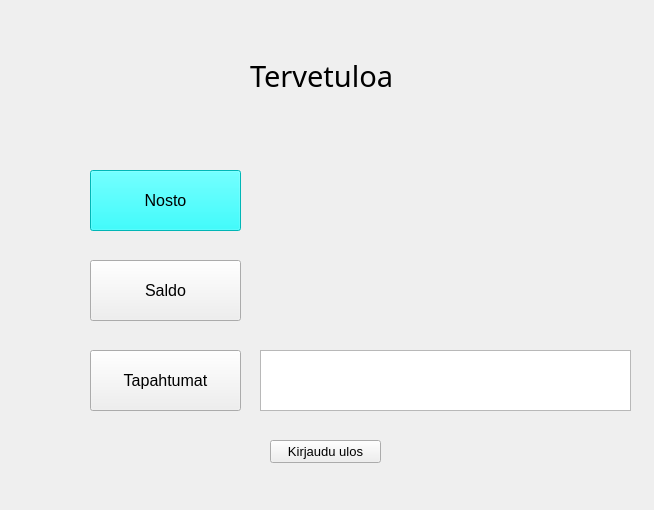
<?xml version="1.0" encoding="UTF-8"?>
<ui version="4.0">
 <class>menu</class>
 <widget class="QWidget" name="menu">
  <property name="geometry">
   <rect>
    <x>0</x>
    <y>0</y>
    <width>654</width>
    <height>510</height>
   </rect>
  </property>
  <property name="windowTitle">
   <string>Form</string>
  </property>
  <widget class="QPushButton" name="btnNosto">
   <property name="geometry">
    <rect>
     <x>90</x>
     <y>170</y>
     <width>151</width>
     <height>61</height>
    </rect>
   </property>
   <property name="font">
    <font>
     <pointsize>12</pointsize>
    </font>
   </property>
   <property name="styleSheet">
    <string notr="true">background-color: rgb(0, 255, 255);</string>
   </property>
   <property name="text">
    <string>Nosto</string>
   </property>
  </widget>
  <widget class="QPushButton" name="btnSaldo">
   <property name="geometry">
    <rect>
     <x>90</x>
     <y>260</y>
     <width>151</width>
     <height>61</height>
    </rect>
   </property>
   <property name="font">
    <font>
     <pointsize>12</pointsize>
    </font>
   </property>
   <property name="text">
    <string>Saldo</string>
   </property>
  </widget>
  <widget class="QPushButton" name="btnTapahtumat">
   <property name="geometry">
    <rect>
     <x>90</x>
     <y>350</y>
     <width>151</width>
     <height>61</height>
    </rect>
   </property>
   <property name="font">
    <font>
     <pointsize>12</pointsize>
    </font>
   </property>
   <property name="text">
    <string>Tapahtumat</string>
   </property>
  </widget>
  <widget class="QPushButton" name="btnKirjauduulos">
   <property name="geometry">
    <rect>
     <x>270</x>
     <y>440</y>
     <width>111</width>
     <height>23</height>
    </rect>
   </property>
   <property name="font">
    <font>
     <pointsize>10</pointsize>
    </font>
   </property>
   <property name="text">
    <string>Kirjaudu ulos</string>
   </property>
  </widget>
  <widget class="QLabel" name="labelTervetuloa">
   <property name="geometry">
    <rect>
     <x>250</x>
     <y>40</y>
     <width>171</width>
     <height>71</height>
    </rect>
   </property>
   <property name="font">
    <font>
     <family>Sylfaen</family>
     <pointsize>22</pointsize>
    </font>
   </property>
   <property name="text">
    <string>Tervetuloa</string>
   </property>
  </widget>
  <widget class="QLabel" name="labelSaldoTulostus">
   <property name="geometry">
    <rect>
     <x>310</x>
     <y>270</y>
     <width>201</width>
     <height>41</height>
    </rect>
   </property>
   <property name="text">
    <string/>
   </property>
  </widget>
  <widget class="QLabel" name="labelTapahtumaTulostus">
   <property name="geometry">
    <rect>
     <x>230</x>
     <y>10</y>
     <width>331</width>
     <height>51</height>
    </rect>
   </property>
   <property name="text">
    <string/>
   </property>
  </widget>
  <widget class="QTextBrowser" name="textTapahtumat">
   <property name="geometry">
    <rect>
     <x>260</x>
     <y>350</y>
     <width>371</width>
     <height>61</height>
    </rect>
   </property>
  </widget>
 </widget>
 <resources/>
 <connections/>
</ui>
